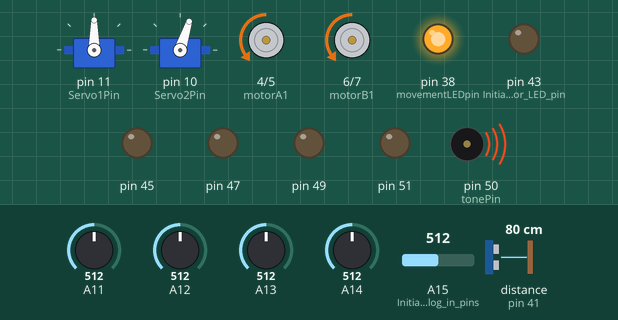
Bench run of a sketch on a simulated Arduino Mega 2560, built with avr-gcc and run on an emulated ATmega2560. Shown: 2 × servo, motor-driver pin pairs drawn as motors (green arrow = first pin HIGH = forward, orange = second pin HIGH = backward, longer = more drive), output pins drawn as LEDs (lit = HIGH), buzzer (waves = sounding). Wiring (inferred from the names in the program): ultrasonic range finder: trigger pin 40; echo pin 41. The inputs (shaded band) are chosen by the test bench; at power-on: distance to the obstacle (sensor on pin 41) 80 cm, A11 = 512, A12 = 512, A13 = 512, A14 = 512, A15 (Initialize_analog_in_pins) = 512. The echo pulse lasts 58.3 µs per cm; pins used as bus, display or sensor lines are not drawn.

Above: at 1.2 s.
1.3 s: distance to the obstacle (sensor on pin 41) set to 20 cm
2.8 s: distance to the obstacle (sensor on pin 41) set to 17 cm
At 3.9 s:
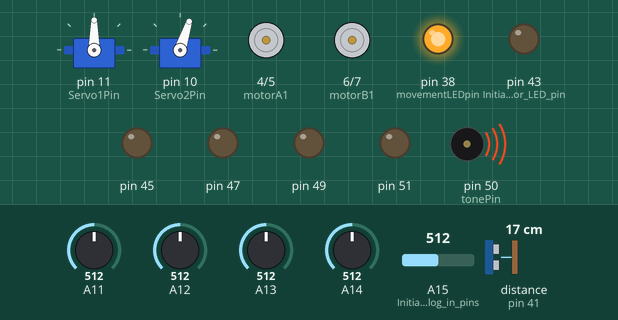
4.3 s: A11 set to 530
At 7.05 s:
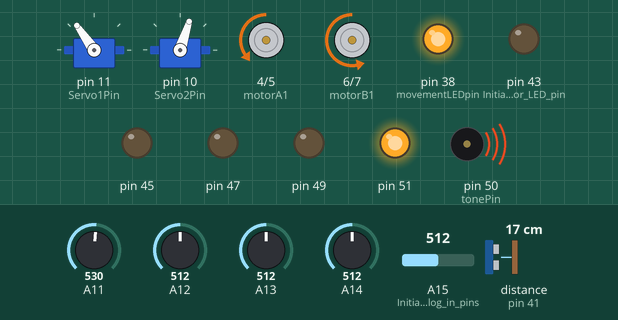
7.3 s: A12 set to 534
At 8.4 s:
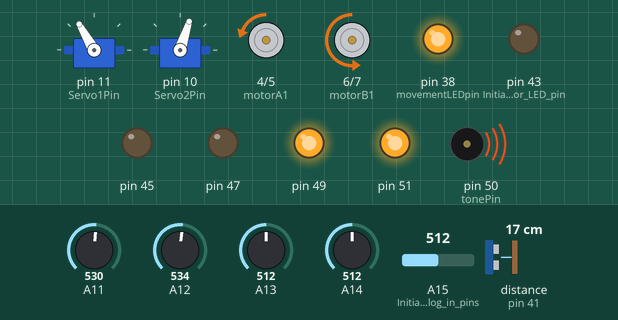
8.8 s: A13 set to 530
At 9.6 s:
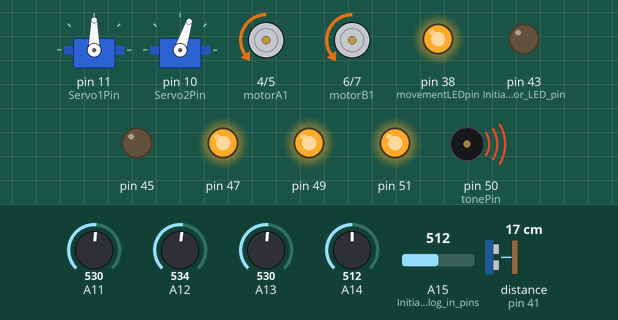
10.3 s: A14 set to 528
At 10.7 s:
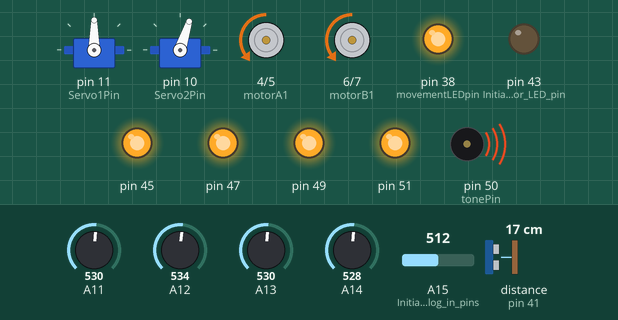
Timing chart, 0 to 12.8 s (numbered marks = the images above; inputs shaded):
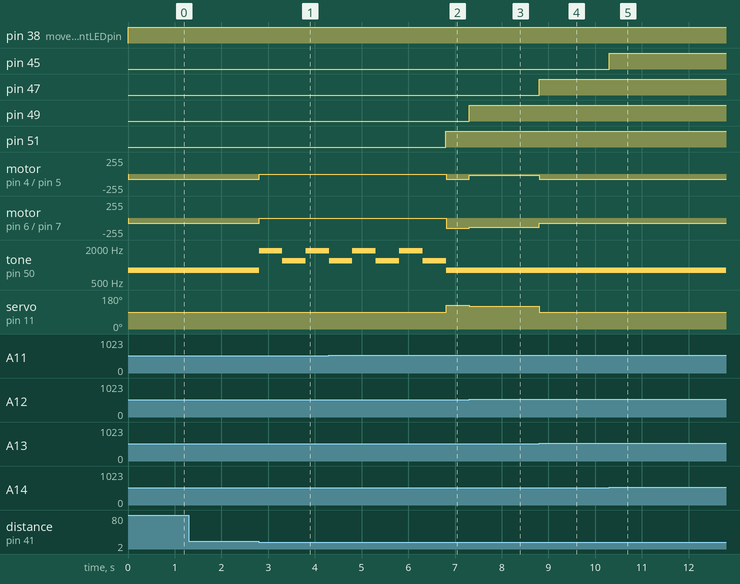

Measured:
- the behaviour switches between 19 and 18 cm on distance to the obstacle (sensor on pin 41) (found by bisection; images 0 and 1)
- the behaviour switches between 520 and 521 on A12 (found by bisection; images 2 and 3)
- the behaviour switches between 520 and 521 on A14 (found by bisection; images 4 and 5)
- after the input at 1.3 s, every drawn part: stays the same
- after the input at 2.8 s, motor on pin 4 (motorA1) / pin 5 (motorA2), motor on pin 6 (motorB1) / pin 7 (motorB2): backward 80/255 → stopped at once; tone on pin 50 (tonePin): 800 Hz → 1800 Hz at once, → 1200 Hz 0.50 s later, → 1800 Hz 0.50 s later
- after the input at 4.3 s, pin 51: LOW → HIGH after 2.5 s; motor on pin 6 (motorB1) / pin 7 (motorB2): stopped → backward 150/255 after 2.5 s; servo on pin 11 (Servo1Pin): 90° → 125° after 2.5 s
- after the input at 7.3 s, pin 49: LOW → HIGH at once; motor on pin 4 (motorA1) / pin 5 (motorA2): backward 80/255 → backward 20/255 at once; motor on pin 6 (motorB1) / pin 7 (motorB2): backward 150/255 → backward 140/255 at once; servo on pin 11 (Servo1Pin): 125° → 120° at once
- after the input at 8.8 s, pin 47: LOW → HIGH at once; motor on pin 4 (motorA1) / pin 5 (motorA2): backward 20/255 → backward 80/255 at once; motor on pin 6 (motorB1) / pin 7 (motorB2): backward 140/255 → backward 80/255 at once; servo on pin 11 (Servo1Pin): 120° → 90° at once
- after the input at 10.3 s, pin 45: LOW → HIGH at once

The sketch:

Final_Demo_Sketch.ino
```cpp
//Ben Clark

//Egg Transporter Robot Demonstration

#include <Servo.h>
const int PointingGain = 20; //for adjusting the ultrasonic sensor angle

const int SteeringGain = 50; //for adjusting the motor speeds

const int StandardSpeed = 80; //The speed at which the robot will travel when centered

const int Threshold = 520; //Set the threshold to a number that won't be
//surpassed when there is no black line, but will be surpassed if there is a
//black line
int disabler = 0;
int RightMotorSpeed = StandardSpeed; //Initialize the motor speeds at the
//standard speed
int LeftMotorSpeed = StandardSpeed;
int G6 = 1567.98; //Establish frequencies for musical notes for the egg
//ready song
int FS6 = 1479.98;
int F6 = 1396.91;
int E6 = 1318.51;
int D6 = 1174.66;
int C6 = 1046.50;
int B5 = 987.77;
int A = 880.00;
int G5 = 783.99;
int motorA1 = 4; //Declare variables for motor pins
int motorA2 = 5;
int motorB1 = 6;
int motorB2 = 7;
int tonePin = 50; //Declare variable for tone pin
const int trigPin = 40; //Declare constant for trigger pin
const int echoPin = 41; //Declare constant for echo pin
int movementLEDpin = 38;
const int closedAngle = 72;
const int openAngle = 15;


Servo Servo1; //Create servo objects
Servo Servo2;
int Servo1Pin = 11;
int Servo2Pin = 10;

void setup() {
  pinMode(motorA1, OUTPUT); //Initialize motor pins as OUTPUTs
  pinMode(motorA2, OUTPUT);
  pinMode(motorB1, OUTPUT);
  pinMode(motorB2, OUTPUT);
  pinMode(trigPin, OUTPUT); //Initialize trigger pin as OUTPUT
  pinMode(echoPin, INPUT); //Initialize echo pin as INPUT
  pinMode(A15, INPUT); //Initialize analog in pins as INPUTs for sensors
  pinMode(A14, INPUT);
  pinMode(A13, INPUT);
  pinMode(A12, INPUT);
  pinMode(A11, INPUT);
  pinMode(43, OUTPUT); //Initialize sensor LED pins as OUTPUTs
  pinMode(45, OUTPUT);
  pinMode(47, OUTPUT);
  pinMode(49, OUTPUT);
  pinMode(51, OUTPUT);
  pinMode(tonePin, OUTPUT);
  pinMode(movementLEDpin, OUTPUT);

  Servo1.attach(Servo1Pin); //Set the servo pin as a servo driver
  Servo2.attach(Servo2Pin);
  Servo1.write(90); //Point the sensor
  Servo2.write(closedAngle);
  Serial.begin(9600); //Start the serial monitor at 9600 bits per seconds
  }

void loop() {
  float distance = ObstacleDistance(25);
  if (GetPathSensorStates() == 31) {
    stopRobot();
    delay(2500);
    Servo2.write(openAngle); //Open the doors and dispense the egg
    eggReadySong();
    Servo2.write(closedAngle);
    delay(10000);
  }
  else {
    if (distance > 7) {
      GetPathSensorStates(); //Establish the sensor code
      movementSiren();
      float Error = SensePathPositionError(GetPathSensorStates()); //Find the
      //error distance
      if ((Error >= -2.5) and (Error <= 2.5)) { //If the error is valid
        AdjustMotorSpeeds(Error); //Adjust the motor speeds to keep the robot
        //on track
        UpdatePointingAngle(Error); //Keep the sensor pointing forward
        blinkMoveLED();
      }
      else { //Otherwise, keep the robot moving at the standard speed
        goForward(StandardSpeed, StandardSpeed);
        Servo1.write(90); //Point the sensor forward
        blinkMoveLED();
      }
    }
    else if (distance < 7) {
      stopRobot(); //Avoid the obstacle
      ObstacleWarningSound();
      disabler = 1;
    }
  }
}

byte GetPathSensorStates() { //This function creates a code with the digital
  //values of all five sensors, to show which sensor is above the black line
  byte SensorCode = 0;
  bitWrite(SensorCode, 4, ReadLineSensor(A15, 43)); //Get the digital values
  //of each sensor using ReadLineSensor function
  bitWrite(SensorCode, 3, ReadLineSensor(A14, 45));
  bitWrite(SensorCode, 2, ReadLineSensor(A13, 47));
  bitWrite(SensorCode, 1, ReadLineSensor(A12, 49));
  bitWrite(SensorCode, 0, ReadLineSensor(A11, 51));
  return SensorCode;
}

int ReadLineSensor(int SensorAnalogInPin, int SensorDigitalOutPin) {
  //This function converts the analog reading to a digital value for a
  //specified input and output pin
  int analogValue = analogRead(SensorAnalogInPin); //Get the analog reading
  if (analogValue > Threshold) { //If this is over the threshold
    digitalWrite(SensorDigitalOutPin, HIGH); //Set the output pin to HIGH
    return 1;
  }
  else if (analogValue < Threshold) { //If this is below the threshold
    digitalWrite(SensorDigitalOutPin, LOW); //Set the output pin to LOW
    return 0;
  }
}

float SensePathPositionError(byte PathSensorStates) { //Find out how far
  //off the line the robot is, measured in sensor widths
  float bogus_value = 10.0; //Some bogus value outside the range
  //Each bit in the path sensor states represents a sensor
  //Distances are based on a scale from -2.0 to 2.0
  switch (PathSensorStates) {
    case 0b00000: return bogus_value; break;
    case 0b00001: return 1.75; break;
    case 0b00010: return 1.0; break;
    case 0b00011: return 1.5; break;
    case 0b00100: return 0.0; break;
    case 0b00101: return bogus_value; break;
    case 0b00110: return 0.5; break;
    case 0b00111: return bogus_value; break;
    case 0b01000: return -1.0; break;
    case 0b01001: return bogus_value; break;
    case 0b01010: return bogus_value; break;
    case 0b01011: return bogus_value; break;
    case 0b01100: return -0.5; break;
    case 0b01101: return bogus_value; break;
    case 0b01110: return bogus_value; break;
    case 0b01111: return bogus_value; break;
    case 0b10000: return -1.75; break;
    case 0b10001: return bogus_value; break;
    case 0b10010: return bogus_value; break;
    case 0b10011: return bogus_value; break;
    case 0b10100: return bogus_value; break;
    case 0b10101: return bogus_value; break;
    case 0b10110: return bogus_value; break;
    case 0b10111: return bogus_value; break;
    case 0b11000: return -1.5; break;
    case 0b11001: return bogus_value; break;
    case 0b11010: return bogus_value; break;
    case 0b11011: return bogus_value; break;
    case 0b11100: return bogus_value; break;
    case 0b11101: return bogus_value; break;
    case 0b11110: return bogus_value; break;
    case 0b11111: return bogus_value; break;
  }
}

int UpdatePointingAngle(float PathError) { //Adjusts the angle of the sensor
  //based on the error
  int SensorPointingAngle = 90 + (PointingGain * PathError);
  Servo1.write(SensorPointingAngle); //Change the sensor to the new angle
  return SensorPointingAngle;
}

void AdjustMotorSpeeds(float PathError) {
  float SpeedAdjustmentPercent = SteeringGain * PathError; //Create a
  //percentage based on the error
  RightMotorSpeed = ((100 - SpeedAdjustmentPercent) * (StandardSpeed/100.0));
  //Subtract that percentage from 100% and multiply it by the standard speed
  LeftMotorSpeed = ((100 + SpeedAdjustmentPercent) * (StandardSpeed/100.0));
  //Add that percentage from 100% and multiply it by the standard speed
  goForward(RightMotorSpeed, LeftMotorSpeed); //Move the robot using the
  //new speeds
}

void goForward(int rightSpeed, int leftSpeed) { //Moves the robot forward at
  //the specified speed
  digitalWrite(motorA1, LOW);
  analogWrite(motorA2, rightSpeed);
  digitalWrite(motorB1, LOW);
  analogWrite(motorB2, leftSpeed);
}
void stopRobot() { //Stops all motors
  digitalWrite(motorA1, LOW);
  digitalWrite(motorA2, LOW);
  digitalWrite(motorB1, LOW);
  digitalWrite(motorB2, LOW);
}

void blinkMoveLED() {
  digitalWrite(movementLEDpin, HIGH);
}

float ObstacleDistance(float WithinInches) {
  digitalWrite(trigPin, LOW); //Make sure the trigPin is clear of
  //voltage first
  delayMicroseconds(2);
  digitalWrite(trigPin, HIGH); //Trigger the ultrasonic sensor to send out
  //the sound wave from the transmitter
  delayMicroseconds(10); //Send the trigger for 10 microseconds
  digitalWrite(trigPin, LOW); //Turn the trigger pin off

  unsigned long echoDelay = pulseIn(echoPin, HIGH, 2000); //Measures how
  //long it takes for the sound wave to travel to the object and back
  float distance = (0.5) * (echoDelay / 74); //Convert the time into a
  //distance using speed of sound = 74 microseconds per inch, divide by
  //2 because the sound wave has to travel to the object AND back
  if (disabler == 1) {
    return 80.0;
  }
  else if (disabler == 0) {
    if (distance > WithinInches or distance == 0) { //If there's no object
      //present
      return 80.0; //If the function returns 80 that means obects are too far
    }
    else if (distance != 0 and distance < WithinInches) { //If there is an
      //object present
      return distance;
    }
  }
}

void ObstacleWarningSound() {
  tone(tonePin, 1800);
  delay(500);
  tone(tonePin, 1200);
  delay(500);
  tone(tonePin, 1800);
  delay(500);
  tone(tonePin, 1200);
  delay(500);
  tone(tonePin, 1800);
  delay(500);
  tone(tonePin, 1200);
  delay(500);
  tone(tonePin, 1800);
  delay(500);
  tone(tonePin, 1200);
  delay(500);
  noTone(tonePin);
}

void movementSiren() {
    tone(tonePin, 800);
}

void eggReadySong() { //Play a song when the egg is dispensed
  tone(tonePin, D6);
  delay(500);
  tone(tonePin, G5);
  delay(250);
  tone(tonePin, A);
  delay(250);
  tone(tonePin, B5);
  delay(250);
  tone(tonePin, C6);
  delay(250);
  tone(tonePin, D6);
  delay(500);
  tone(tonePin, G5);
  delay(400);
  noTone(tonePin);
  delay(100);
  tone(tonePin, G5);
  delay(400);

  noTone(tonePin);
  delay(100);
  tone(tonePin, E6);
  delay(500);
  tone(tonePin, C6);
  delay(250);
  tone(tonePin, D6);
  delay(250);
  tone(tonePin, E6);
  delay(250);
  tone(tonePin, FS6);
  delay(250);
  tone(tonePin, G6);
  delay(500);
  tone(tonePin, G5);
  delay(400);
  noTone(tonePin);
  delay(100);
  tone(tonePin, G5);
  delay(400);
  noTone(tonePin);
}
```
